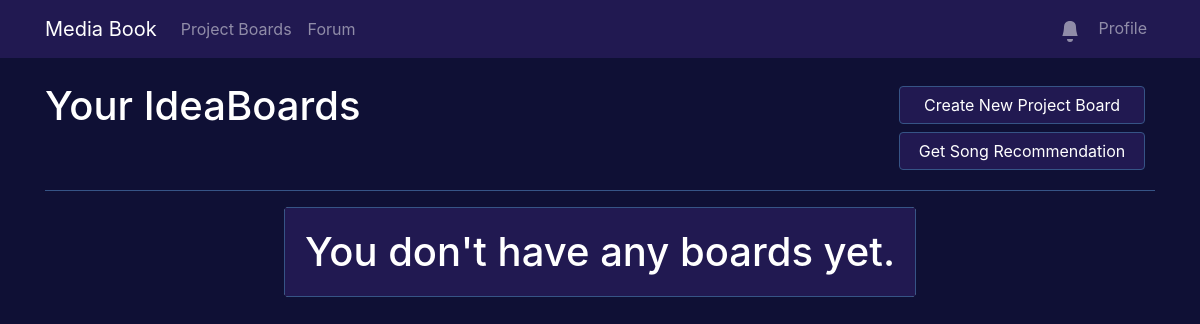
Page /boards/ (signed in) on the earlier database version.
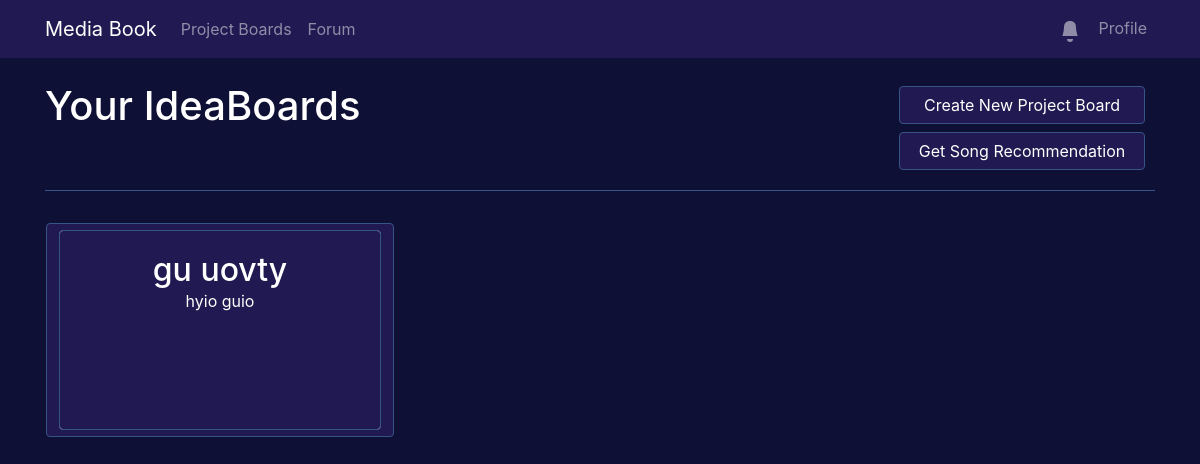
Same page on the later database version.
### IdeaBoards/models.py (models this page shows, shortened)
class IdeaBoard(models.Model):
    title = models.CharField(max_length=64)
    description = models.TextField(blank=True, default='', max_length=128)
    is_public = models.BooleanField(default=False)
    created_at = models.DateTimeField(auto_now_add=True)
    updated_at = models.DateTimeField(auto_now=True)
    user = models.ForeignKey(User, on_delete=models.CASCADE)

### IdeaBoards/views.py (the view, shortened to what this page needs)
# urls.py: path('', views.IdeaBoards_Home, name='IdeaBoards_Home'),
def IdeaBoards_Home(request):
    if request.user.is_authenticated:
        print(request.POST, request.method)
        print(request.body.decode('utf-8'))
        if request.method == "GETRECC":
            genre_name = json.loads(request.body.decode('utf-8'))[0]["genreName"]
            if genre_name:
                data = get_recc(genre_name)
                response_data = {'message': data}
                return JsonResponse(response_data)
        form = NewIdeaBoardForm(instance=request.user)
        boards = IdeaBoard.objects.filter(user=request.user)
        error_message = request.session.pop('error_messages', None)
        print (error_message)
        return render(request, 'ideaboard.html', {'boards': boards, 'form': form, 'error_message': error_message})
    else:
        return redirect('home')

### Forum/context_processors.py (called while the page is built)
def notifications(request):
    if request.user.is_authenticated:
        return {
            'global_notifications': Notification.objects.filter(to_user=request.user, is_read=False).order_by('-date')
        }
    return {}

### IdeaBoards/templates/ideaboard.html (shortened to what this page needs)
{% extends 'base.html' %}
{% load static %}
{% block stylesheets %}
    <link rel="stylesheet" href="{% static 'css/ideaboard.css' %}">
{% endblock %}
{% block content %}
    <div>
        <div class="row justify-content-between">
            <h1 class="col-md-4 page-title">Your IdeaBoards</h1>
            <div class="col-md-3 row pr-4 justify-content-end mode-radio">
                <button  type="button" class="btn btn-primary col-12" id="create-new-board" data-toggle="modal" data-target="#createBoard">
                    Create New Project Board
                </button>
                <button  type="button" class="btn btn-primary col-12" id="get-rec-modal-button" data-toggle="modal" data-target="#getRecc">
                    Get Song Recommendation
                </button>
            </div>
        </div>
        <hr>
        <div class="row">
            {% if boards %}
                {% for board in boards %}
                    <div class="col-md-4 px-3 py-3">
                        <button id="board-{{ forloop.counter }}"  data-url="{{ board.id }}" role='button' class="btn btn-outline-primary btn-size">
                            <div class="card card-custom">
                                <div class="card-body">
                                    <h2 id="board-{{ forloop.counter }}-title" class='card-title'>{{ board.title }}</h2>
                                    <p id="board-{{ forloop.counter }}-description" class='card-description pb-2'>{{ board.description }}</p>
                                </div>
                            </div>
                        </button>
                    </div>
                {% endfor %}
            {% else %}
                <div class='card mx-auto'>
                    <div class='card-body'>
                        <h1 class='card-text text-center'>You don't have any boards yet.</h1>
                    </div>
                </div>
            {% endif %}
        </div>
    </div>
{% endblock %}

Differences in the rows shown:
added IdeaBoard: title "gu uovty", description "hyio guio"
Other differences:
text no longer shown: "You don't have any boards yet."
